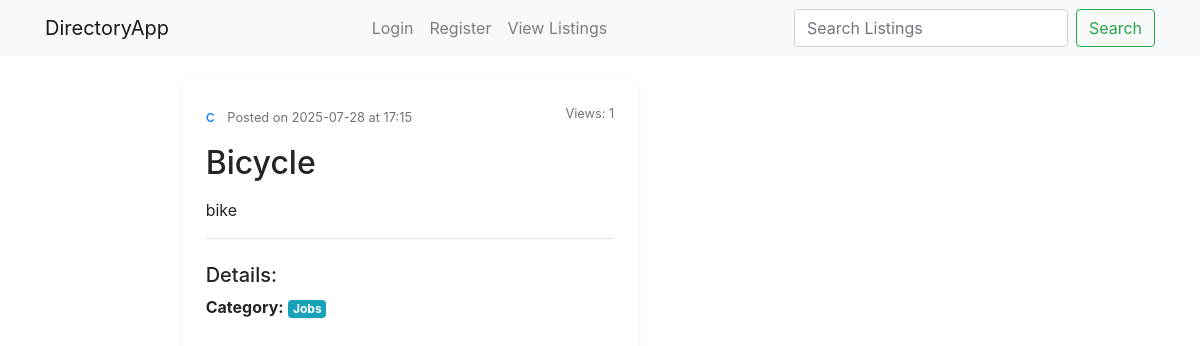
Screenshot of /listings/3 with the database file from the repository.
### app/models.py (models this page shows, shortened)
class User(UserMixin, db.Model):
    __tablename__ = 'users' # Correct
    id = db.Column(db.Integer, primary_key=True)
    username = db.Column(db.String(64), unique=True, nullable=False)
    email = db.Column(db.String(120), unique=True, nullable=False)
    password_hash = db.Column(db.String(128))
    roles = db.relationship('Role', secondary=user_roles, backref=db.backref('users', lazy='dynamic'))

class Listing(db.Model):
    __tablename__ = 'listings' # Correct
    id = db.Column(db.Integer, primary_key=True)
    title = db.Column(db.String(120), nullable=False)
    description = db.Column(db.Text, nullable=False)
    user_id = db.Column(db.Integer, db.ForeignKey('users.id'), nullable=False) # Refers to 'users.id' table
    author = db.relationship('User', backref=db.backref('listings', lazy='dynamic')) # 'listings' is the collection on User model
    category_id = db.Column(db.Integer, db.ForeignKey('categories.id'), nullable=False) # Refers to 'categories.id' table
    category = db.relationship('Category', backref=db.backref('listings', lazy=True)) # 'listings' is the collection on Category model
    location = db.Column(db.String(120), nullable=True)
    contact_email = db.Column(db.String(120), nullable=True)
    contact_phone = db.Column(db.String(60), nullable=True)
    price = db.Column(db.Float, nullable=True)
    created_at = db.Column(db.DateTime, nullable=False, default=db.func.now())
    updated_at = db.Column(db.DateTime, nullable=False, default=db.func.now(), onupdate=db.func.now())
    status = db.Column(db.String(20), nullable=False, default='published')
    views_count = db.Column(db.Integer, default=0)
    is_sponsored = db.Column(db.Boolean, default=False, nullable=False)

class Category(db.Model):
    __tablename__ = 'categories' # Correct
    id = db.Column(db.Integer, primary_key=True)
    name = db.Column(db.String(64), unique=True, nullable=False)

### app/listings/routes.py (the view)
@listings_bp.route('/<int:listing_id>')
def view_listing(listing_id):
    listing = Listing.query.get_or_404(listing_id)
    listing.views_count += 1
    db.session.commit()
    return render_template('listings/view_listing.html', title=listing.title, listing=listing)

### app/templates/listings/view_listing.html (shortened to what this page needs)
{% extends "base.html" %}
{% block content %}
    <div class="container mt-4">
        <div class="row">
            <div class="col-lg-8 offset-lg-2">
                <article class="media content-section p-4 shadow-sm rounded">
                    <div class="media-body">
                        <div class="article-metadata mb-3">
                            <a class="mr-2" href="{{ url_for('main.user_profile', username=listing.author.username) }}">{{ listing.author.username }}</a>
                            <small class="text-muted">Posted on {{ listing.created_at.strftime('%Y-%m-%d at %H:%M') }}</small>
                            <small class="text-muted float-right">Views: {{ listing.views_count }}</small>
                        </div>
                        <h2 class="article-title mb-3">{{ listing.title }}</h2>
                        <p class="article-content">{{ listing.description }}</p>
                        <hr>
                        <h5 class="mt-4">Details:</h5>
                        <ul class="list-unstyled">
                            {% if listing.category %}<li><strong>Category:</strong> <span class="badge badge-info">{{ listing.category.name }}</span></li>{% endif %}
                        </ul>
                    </div>
                </article>
            </div>
        </div>
    </div>
{% endblock %}

### rows the page displays
User: author.username "c"
Listing: created_at "2025-07-28 at 17:15", views_count "1", title "Bicycle", description "bike"
Category: category.name "Jobs"
